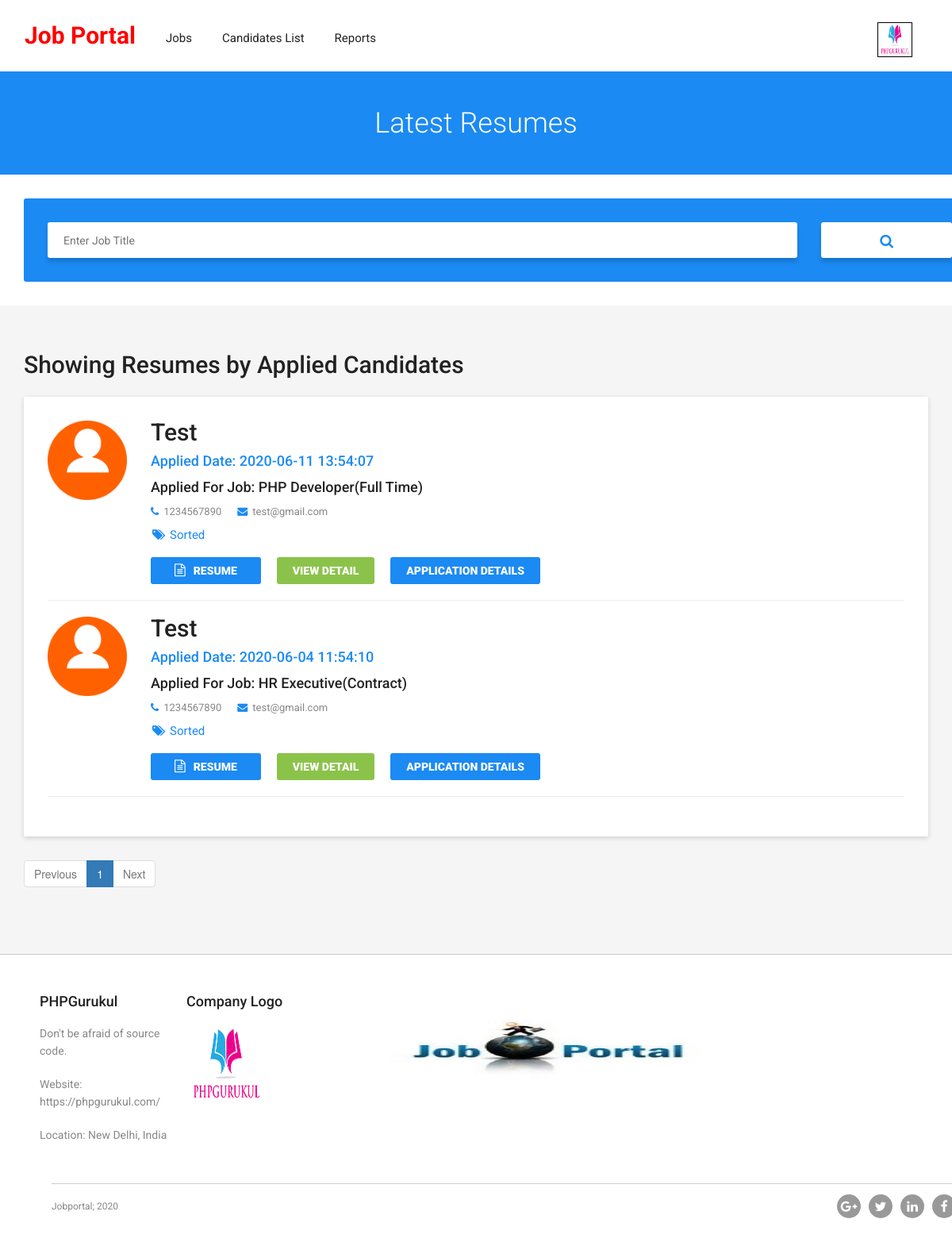
Page /employers/candidates-listings.php (signed in) on the committed database.
### tables this page shows
CREATE TABLE `tblemployers` (
  `id` int(11) NOT NULL,
  `ConcernPerson` varchar(150) DEFAULT NULL,
  `EmpEmail` varchar(250) DEFAULT NULL,
  `EmpPassword` varchar(250) DEFAULT NULL,
  `CompnayName` varchar(255) DEFAULT NULL,
  `CompanyTagline` mediumtext DEFAULT NULL,
  `CompnayDescription` mediumtext DEFAULT NULL,
  `CompanyUrl` varchar(255) DEFAULT NULL,
  `CompnayLogo` varchar(200) DEFAULT NULL,
  `noOfEmployee` char(10) DEFAULT NULL,
  `industry` varchar(255) DEFAULT NULL,
  `typeBusinessEntity` varchar(255) DEFAULT NULL,
  `lcation` varchar(255) DEFAULT NULL,
  `establishedIn` char(200) DEFAULT NULL,
  `RegDtae` timestamp NULL DEFAULT current_timestamp(),
  `LastUpdationDate` timestamp NOT NULL DEFAULT current_timestamp() ON UPDATE current_timestamp(),
  `Is_Active` int(1) DEFAULT NULL
);

CREATE TABLE `tblapplyjob` (
  `ID` int(10) NOT NULL,
  `UserId` int(5) DEFAULT NULL,
  `JobId` int(5) DEFAULT NULL,
  `Applydate` timestamp NOT NULL DEFAULT current_timestamp() ON UPDATE current_timestamp(),
  `Status` varchar(200) DEFAULT NULL,
  `ResponseDate` timestamp NULL DEFAULT NULL ON UPDATE current_timestamp()
);

CREATE TABLE `tbljobseekers` (
  `id` int(11) NOT NULL,
  `FullName` varchar(150) DEFAULT NULL,
  `EmailId` varchar(150) DEFAULT NULL,
  `ContactNumber` bigint(15) DEFAULT NULL,
  `Password` varchar(150) DEFAULT NULL,
  `Resume` varchar(150) DEFAULT NULL,
  `AboutMe` mediumtext DEFAULT NULL,
  `ProfilePic` varchar(200) DEFAULT NULL,
  `Skills` varchar(200) DEFAULT NULL,
  `RegDate` timestamp NULL DEFAULT current_timestamp(),
  `LastUpdationDate` timestamp NULL DEFAULT NULL ON UPDATE current_timestamp(),
  `IsActive` int(1) DEFAULT NULL
);

CREATE TABLE `tbljobs` (
  `jobId` int(11) NOT NULL,
  `employerId` int(11) NOT NULL,
  `jobCategory` varchar(255) DEFAULT NULL,
  `jobTitle` varchar(255) DEFAULT NULL,
  `jobType` varchar(255) DEFAULT NULL,
  `salaryPackage` char(200) DEFAULT NULL,
  `skillsRequired` varchar(255) DEFAULT NULL,
  `experience` varchar(50) DEFAULT NULL,
  `jobLocation` varchar(255) DEFAULT NULL,
  `jobDescription` mediumtext DEFAULT NULL,
  `JobExpdate` date DEFAULT NULL,
  `postinDate` timestamp NULL DEFAULT current_timestamp(),
  `updationDate` timestamp NULL DEFAULT NULL ON UPDATE current_timestamp(),
  `isActive` int(1) NOT NULL
);

### employers/candidates-listings.php (the view, shortened to what this page needs)
<?php
include('includes/config.php');
if(strlen($_SESSION['emplogin'])==0)
  {
header('location:emp-login.php');
}
else{?>
<!doctype html>
<html>
<head>
<link href="../css/custom.css" rel="stylesheet" type="text/css">
<link href="../css/bootstrap.css" rel="stylesheet" type="text/css">
<link href="../css/color.css" rel="stylesheet" type="text/css">
<link href="../css/responsive.css" rel="stylesheet" type="text/css">
<link href="../css/owl.carousel.css" rel="stylesheet" type="text/css">
<link href="../css/font-awesome.min.css" rel="stylesheet" type="text/css">
<link href="../css/jquery.mCustomScrollbar.css" rel="stylesheet" type="text/css">
</head>
<body class="theme-style-1">
<div id="wrapper">
 <?php include('includes/header.php');?>
  <section id="inner-banner">
    <div class="container">
      <h1>Latest Resumes</h1>
    </div>
  </section>
  <section class="candidates-search-bar">
    <div class="container">
      <form action="candidates-search.php" method="post">
        <div class="row">
          <div class="col-md-10">
            <input type="text" placeholder="Enter Job Title" name="jobtitle">
          </div>
          <div class="col-md-2">
            <button type="submit" name="search"><i class="fa fa-search"></i></button>
          </div>
        </div>
      </form>
    </div>
  </section>
  <div id="main">
    <section class="resumes-section padd-tb">
      <div class="container">
        <div class="row">
          <div class="col-md-12 col-sm-8">
            <div class="resumes-content">
              <h2>Showing Resumes by Applied Candidates</h2>
              <div class="box">
<?php
$eid=$_SESSION['emplogin'];
                                    if (isset($_GET['page_no']) && $_GET['page_no']!="") {
  $page_no = $_GET['page_no'];
  } else {
    $page_no = 1;
        }
        $no_of_records_per_page = 5;
        $offset = ($page_no-1) * $no_of_records_per_page;
        $previous_page = $page_no - 1;
  $next_page = $page_no + 1;
$ret = "SELECT jobId FROM tbljobs";
$query1 = $dbh -> prepare($ret);
$query1->execute();
$total_rows=$query1->rowCount();
$total_no_of_pages = ceil($total_rows / $no_of_records_per_page);
$sql="SELECT tbljobseekers.*,tbljobs.*,tblapplyjob.Status, tblapplyjob.UserId, tblapplyjob.JobId,tblapplyjob.Applydate, tblapplyjob.ResponseDate from tblapplyjob join tbljobs on tblapplyjob.JobId=tbljobs.jobId join tbljobseekers  on tblapplyjob.UserId=tbljobseekers.id where tbljobs.employerId=:eid LIMIT $offset, $no_of_records_per_page";
$query = $dbh -> prepare($sql);
$query-> bindParam(':eid', $eid, PDO::PARAM_STR);
$query->execute();
$results=$query->fetchAll(PDO::FETCH_OBJ);
$cnt=1;
if($query->rowCount() > 0)
{
foreach($results as $row)
{               ?>
                <div class="frame"><a href="#"><img src="../images/<?php echo $row->ProfilePic;?>" width="100" height="100"></a></div>
                <div class="text-box">
                  <h2><a href="#"><?php echo htmlentities($row->FullName);?></a></h2>
                  <h4>Applied Date: <?php echo htmlentities($row->Applydate);?></h4>
<h4><a href="#">Applied For Job: <?php echo htmlentities($row->jobTitle);?>(<?php echo htmlentities($row->jobType);?>)</a></h4>
                  <div class="clearfix"> <strong><i class="fa fa-phone"></i><?php echo htmlentities($row->ContactNumber);?></strong> <strong><i class="fa fa-envelope"></i><a href="#"><?php echo htmlentities($row->EmailId);?></a></strong> </div>
                  <div class="tags"> <a href="#"><i class="fa fa-tags"></i><?php
if($row->Status=="")
{
  echo "Not Responded Yet";
}
else
{
  echo $pstatus=$row->Status;
}
     ;?></a>  </div>
                  <div class="btn-row"> <a href="../Jobseekersresumes/<?php echo htmlentities($row->Resume);?>" class="resume"><i class="fa fa-file-text-o"></i>Resume</a> <a href="candidates-details.php?canid=<?php echo ($row->id);?>" class="contact">View Detail</a> <a href="app-details.php?jobid=<?php echo ($row->JobId);?> && name=<?php echo htmlentities ($row->FullName);?>&& jsid=<?php echo htmlentities ($row->id);?>" class="login">Application Details</a></div>
                </div>
                <hr />
<?php $cnt=$cnt+1;}} ?>
              </div>
           <div align="left">
    <ul class="pagination">
<li <?php if($page_no <= 1){ echo "class='disabled'"; } ?>>
<a <?php if($page_no > 1){ echo "href='?page_no=$previous_page'"; } ?>>Previous</a>
</li>
<?php
if ($total_no_of_pages <= 10){
for ($counter = 1; $counter <= $total_no_of_pages; $counter++){
if ($counter == $page_no) {
echo "<li class='active'><a>$counter</a></li>";
}else{
echo "<li><a href='?page_no=$counter'>$counter</a></li>";
}
}
}
?>
<li <?php if($page_no >= $total_no_of_pages){ echo "class='disabled'"; } ?>>
<a <?php if($page_no < $total_no_of_pages) { echo "href='?page_no=$next_page'"; } ?>>Next</a>
</li>
</ul>
</div>
            </div>
          </div>
        </div>
      </div>
    </section>
  </div>
  <?php include('includes/footer.php');?>
</body>
</html>
<?php }?>

### employers/includes/header.php (shortened to what this page needs)
 <header id="header">
    <div class="container">
      <div class="navigation-col">
        <nav class="navbar navbar-inverse">
          <div class="navbar-header">
            <h2><strong class="logo" style="color:red;padding-top:8%">Job Portal</strong></h2> </div>
            <ul class="nav navbar-nav" id="nav">
              <li><a href="#">Jobs</a>
              </li>
 <li><a href="candidates-listings.php">Candidates List</a></li>
 <li><a href="candidates-reports.php">Reports</a></li>
            </ul>
          </div>
      </div>
    </div>
    <div class="user-option-col">
      <div class="thumb">
        <div class="dropdown">
<?php
$empid=$_SESSION['emplogin'];
$sql = "SELECT  CompnayLogo from tblemployers where id=:eid";
$query = $dbh -> prepare($sql);
$query-> bindParam(':eid', $empid, PDO::PARAM_STR);
$query->execute();
$results=$query->fetchAll(PDO::FETCH_OBJ);
if($query->rowCount() > 0)
{
foreach($results as $result)
{ ?>
          <button class="btn btn-default dropdown-toggle" type="button" id="dropdownMenu1" data-toggle="dropdown" aria-haspopup="true" aria-expanded="true"> <img src="employerslogo/<?php echo htmlentities($result->CompnayLogo)?>" alt="Company Logo" width="44" height="44" style="border: solid 1px #000000;"></button>
<?php }} ?>
        </div>
      </div>
    </div>

### employers/includes/footer.php
 <footer id="footer">
<?php
$empid=$_SESSION['emplogin'];
$sql = "SELECT * from  tblemployers  where id=:eid";
$query = $dbh -> prepare($sql);
$query-> bindParam(':eid', $empid, PDO::PARAM_STR);
$query->execute();
$results=$query->fetchAll(PDO::FETCH_OBJ);
if($query->rowCount() > 0)
{
foreach($results as $result)
{
 ?>
    <div class="text-box box">
      <h4><?php echo htmlentities($result->CompnayName)?></h4>
      <p><?php echo htmlentities($result->CompanyTagline)?>.</p>
      <p>Website: <?php echo htmlentities($result->CompanyUrl)?></p>
<p>Location: <?php echo htmlentities($result->lcation)?></p>
    </div>
    <div class="box">
      <h4>Company Logo</h4>
      <img src="employerslogo/<?php echo htmlentities($result->CompnayLogo)?>" width="100" height="100">
    </div>
     <div class="box">
      <img src="employerslogo/Untitled-design-1.jpg" width="500" height="150">
    </div>
<?php
}}
?>
    <div class="container">
      <div class="bottom-row"> <strong class="copyrights">Jobportal; 2020</strong>
        <div class="footer-social">
          <ul>
            <li><a href="#"><i class="fa fa-google-plus"></i></a></li>
            <li><a href="#"><i class="fa fa-twitter"></i></a></li>
            <li><a href="#"><i class="fa fa-linkedin"></i></a></li>
            <li><a href="#"><i class="fa fa-facebook-f"></i></a></li>
          </ul>
        </div>
      </div>
    </div>
  </footer>

### css/color.css (style rules this page uses)
#banner, .banner-outer .caption .holder form button[type="submit"]:hover, .browse-job-section, .user-option-col a.login-round, .user-option-col .dropdown-menu > li > a:hover, .user-option-col .dropdown-menu > li > a:focus, .user-option-col a.btn-login, .theme-style-1 a.btn-style-1, .popular-categories .box:hover, .popular-categories .box:hover, .btn-color-2, .sidebar .box .text-box a.btn-apply, .call-action-section, .price-table .box strong.amount:before, .price-table .box strong.amount:after, #footer form input[type="submit"], #cp_side-menu, .banner-2, #wrapper .header-2.cp_sticky, .process-section .icon-box, .btn-bg-color-1, .header-4, #inner-banner, .pagination-box .pager li > a:hover, .pagination-box .pager li > a:focus, .pagination-box .pager li.active a, .post-box .owl-next:hover, .post-box .owl-prev:hover, .post-section .comment-form form input[type="submit"], .signup-section .holder input[type="submit"], .upload-box .btn-file, .signup-section .holder b, .contact-form input[type="Submit"], .address-box address .fa, .candidates-search-bar form, .btn-row a.resume, .btn-row a.login, .summary-box .col:before, .progress-box .progress-bar span, .alphabets-row .col span, .alphabets-row .col:before, .icon-colo-1, .resum-form .accordion_cp, .resum-form input[type="submit"], .navbar-toggle { background-color:#1b8af3; }
#nav li:hover > a, .banner-outer .caption .holder form button[type="submit"], .banner-outer .caption .holder .btn-row a .fa, .cp_side-menu a .fa, .user-option-col a .fa, #content-area .box .text-col a.text .fa, #content-area .box strong.price .fa, .sidebar .box .text-box h4 a, .sidebar .box .text-box a.text .fa, .sidebar .box .text-box strong.price .fa, #content-area a.load-more .fa, .price-table .box h4, .price-table .box strong.amount sub, .testimonials-section .owl-prev:hover:before, .testimonials-section .owl-next:hover:before, .post-box .text-box strong.date .fa, .post-box .text-box strong.name, .post-box .text-box:hover h4 a, #footer .box ul li a, .bottom-row strong.copyrights a:hover, #content-area .box:hover h4 a, #popular-job-slider .owl-next:before, #popular-job-slider .owl-prev:before, .sidebar-jobs ul li a, .sidebar-jobs ul li span .fa, .pagination-box .pager li > a, .pagination-box .pager li > span, .sidebar .box .recent-post .text-box a .fa, .sidebar .box .recent-post .text-area a .fa, .sidebar .box .recent-post ul li:hover strong a, .sidebar .box .archives-box ul li a:hover, .post-box blockquote p, .testimonials-style-3 .box p, .testimonials-style-3 .col p, .input-box .fa, .check-box strong a:hover, .signup-section .holder em, .signup-section .holder em a, .signup-section .holder a.login, .candidates-search-bar form button[type="submit"], .resumes-section .box .text-box h4, .resumes-content .box .text-box strong .fa, .resumes-content .box .text-box span.price .fa, .tags a, .resumes-section a.load-more .fa, .related-people .text-box strong.name a, .related-people .text-box span .fa, .summary-box strong.title, .popular-companies .owl-next:before, .popular-companies .owl-prev:before, .alphabets-row a:hover, .alphabets a:hover, .theme-style-1 .account-option a.btn-style-1 .fa, #content-area .box .text-col p em, .job-detail ul li .fa { color:#1b8af3; }
#nav li a:before,#nav li a:after, .testimonials-section .owl-prev:hover:before, .testimonials-section .owl-next:hover:before, .summary-box .col, .resume-process .option-box .icon-colo-1:before { border-color:#1b8af3; }

### css/responsive.css (style rules this page uses)
@media (min-width: 1200px) { strong.logo { margin: 0 150px 0 0; } }
@media (min-width: 1200px) { strong.logo { margin:0 0 0 65px; } }
@media (min-width: 1200px) { .user-option-col { position: absolute; padding:0; } }
@media (min-width: 1200px) { .btn-row a.login { margin: 0 20px 0 0; } }
@media (min-width: 1200px) { .candidates-search-bar form { width: 1200px; } }
@media (max-width: 1480px) { strong.logo { margin: 0; } }
@media (max-width: 1480px) { .bottom-row { margin: 30px 0 0 0; } }
@media (max-width: 1480px) { #footer .text-box, #footer .box { width:15%; margin:0 20px 0 0 } }
@media (max-width: 1900px) { #footer .text-box, #footer .box { width:15%; margin:0 20px 0 0 } }

### rows in the picture
tblemployers: CompnayLogo (picture), CompnayName "PHPGurukul", CompanyTagline "Don't be afraid of source code", CompanyUrl "https://phpgurukul.com/", lcation "New Delhi, India"
tblapplyjob: tbljobseekers.ProfilePic (picture), tbljobseekers.FullName "Test", Applydate "2020-06-11 13:54:07", JobId.jobTitle "PHP Developer", JobId.jobType "Full Time", tbljobseekers.ContactNumber "1234567890", tbljobseekers.EmailId "test@gmail.com", Status "Sorted"
tblapplyjob: tbljobseekers.ProfilePic (picture), tbljobseekers.FullName "Test", Applydate "2020-06-04 11:54:10", JobId.jobTitle "HR Executive", JobId.jobType "Contract", tbljobseekers.ContactNumber "1234567890", tbljobseekers.EmailId "test@gmail.com", Status "Sorted"
